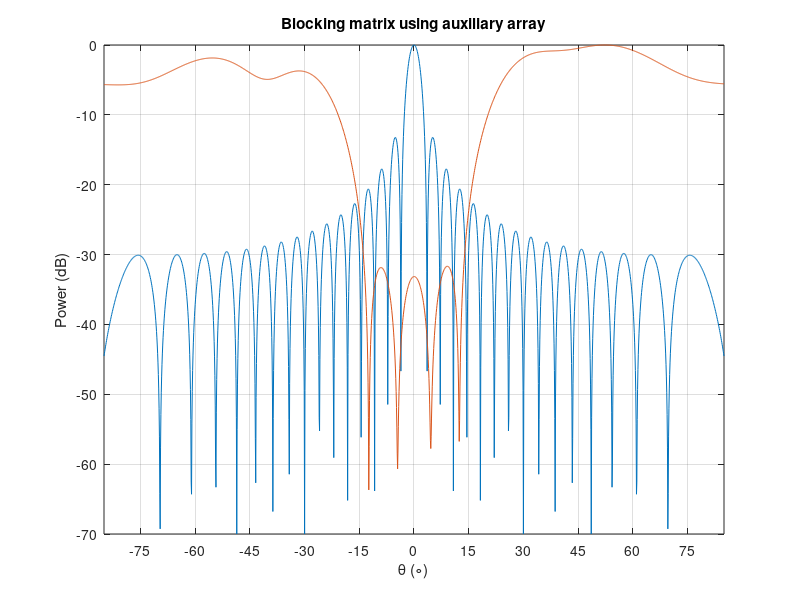

Reproduce this figure in MATLAB.
clear
M = 32;         % Main array elements number
M_auxi = 8;     % Auxiliary array

boresight = 0;
SNAPSHOTS = 100;

w_s = exp(-1j*2*pi*0.5*(0:M - 1)'*sind(boresight));

noise = randn(M + M_auxi, SNAPSHOTS) + 1j*randn(M + M_auxi, SNAPSHOTS);
x = noise;
x_m = x(1:M, :);                    % Main array data
x_a = x(M + 1:M + M_auxi, :);       % Auxiliary array data
cov_mat_a = x_a*x_a'/SNAPSHOTS;     % Covariance matrix of auxiliary array
cov_mat_am = x_a*x_m'/SNAPSHOTS;    % Covariance matrix of main array and auxiliary

%-----Form blocking matrix-----%
block_u = sind(-15);      % Block upper bound
block_l = sind(15);     % Block lower bound
P = zeros(M_auxi);
for m = 1:M_auxi
    for n = 1:M_auxi
        P(m, n) = (block_u - block_l)*0.5*sinc((m - n)*(block_u - block_l)/2);
    end
end
D = diag(exp(-1j*pi*(0:M_auxi - 1)'*(block_u + block_l)*0.5));
[~, S, V] = svd(P);
B = eye(M_auxi) - D*V(:, 1:M_auxi/2)*V(:, 1:M_auxi/2)'*D';      % Blocking matrix
w_s_a = pinv(B*cov_mat_a*B')*B*cov_mat_am*w_s;

theta = (-85:0.1:85)';
pattern_m = zeros(length(theta), 1);
pattern_a = zeros(length(theta), 1);
for n = 1:length(theta)
    sv = exp(-1j*2*pi*0.5*(0:M + M_auxi - 1)'*sind(theta(n)));
    pattern_m(n) = w_s'*sv(1:M);
    pattern_a(n) = w_s_a'*sv(M + 1:end);
end
pattern_m = 20*log10(abs(pattern_m)/max(abs(pattern_m)));
pattern_a = 20*log10(abs(pattern_a)/max(abs(pattern_a)));
pattern_m = max(-70, pattern_m);
pattern_a = max(-70, pattern_a);
figure
plot(theta, pattern_m)
hold on 
plot(theta, pattern_a)
grid on
set(gca, 'XTICK', -75: 15: 75)
axis([-85, 85, -70, 0])
xlabel('\theta (\circ)')
ylabel('Power (dB)')
title('Blocking matrix using auxiliary array')
